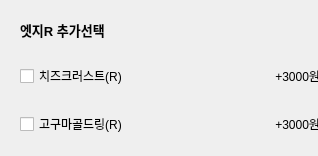
            <widget class="QWidget" name="widget_whole_3" native="true">
             <property name="minimumSize">
              <size>
               <width>318</width>
               <height>0</height>
              </size>
             </property>
             <property name="maximumSize">
              <size>
               <width>318</width>
               <height>16777215</height>
              </size>
             </property>
             <layout class="QVBoxLayout" name="verticalLayout_5">
              <item>
               <widget class="QWidget" name="widget_title_3" native="true">
                <layout class="QVBoxLayout" name="verticalLayout_6">
                 <item>
                  <widget class="QLabel" name="label_27">
                   <property name="font">
                    <font>
                     <pointsize>10</pointsize>
                     <weight>75</weight>
                     <bold>true</bold>
                    </font>
                   </property>
                   <property name="text">
                    <string>엣지R 추가선택</string>
                   </property>
                  </widget>
                 </item>
                </layout>
               </widget>
              </item>
              <item>
               <widget class="QWidget" name="widget_23" native="true">
                <property name="minimumSize">
                 <size>
                  <width>318</width>
                  <height>0</height>
                 </size>
                </property>
                <property name="maximumSize">
                 <size>
                  <width>318</width>
                  <height>16777215</height>
                 </size>
                </property>
                <layout class="QHBoxLayout" name="horizontalLayout_23">
                 <item>
                  <widget class="QCheckBox" name="checkBox_22">
                   <property name="text">
                    <string>치즈크러스트(R)</string>
                   </property>
                  </widget>
                 </item>
                 <item>
                  <widget class="QLabel" name="cheeseCrust">
                   <property name="text">
                    <string>+3000원</string>
                   </property>
                   <property name="alignment">
                    <set>Qt::AlignRight|Qt::AlignTrailing|Qt::AlignVCenter</set>
                   </property>
                  </widget>
                 </item>
                </layout>
               </widget>
              </item>
              <item>
               <widget class="QWidget" name="widget_24" native="true">
                <property name="minimumSize">
                 <size>
                  <width>318</width>
                  <height>0</height>
                 </size>
                </property>
                <property name="maximumSize">
                 <size>
                  <width>318</width>
                  <height>16777215</height>
                 </size>
                </property>
                <layout class="QHBoxLayout" name="horizontalLayout_24">
                 <item>
                  <widget class="QCheckBox" name="checkBox_23">
                   <property name="text">
                    <string>고구마골드링(R)</string>
                   </property>
                  </widget>
                 </item>
                 <item>
                  <widget class="QLabel" name="gogumaGoldring">
                   <property name="text">
                    <string>+3000원</string>
                   </property>
                   <property name="alignment">
                    <set>Qt::AlignRight|Qt::AlignTrailing|Qt::AlignVCenter</set>
                   </property>
                  </widget>
                 </item>
                </layout>
               </widget>
              </item>
             </layout>
            </widget>
